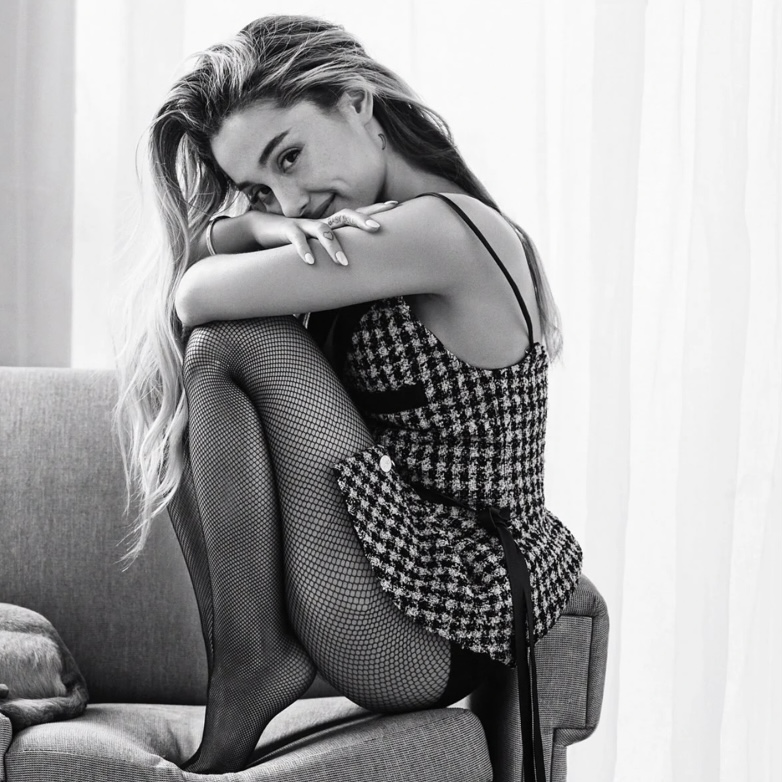
#> input picture images/grande2.jpg, 782 x 782 px
$ jupyter execute 'Image Manipulations.ipynb'
#> lines starting #> are read from the running program, lines starting #| are printed output that depends on the picture
[cell 1]
#!/usr/bin/env python3

[cell 2]
# Author:
# Description:
# Date Created:
# Date Modified:

<p>
<ol>

<li> Transformation, affine and non affine </li>
<li> Translations </li>
<li> Rotations </li>
<li> Scaling, re-sizing and interpolations </li>
<li> Image Pyramids </li>
<li> Cropping </li>
<li> Arithmetic Operations </li>
<li> Bitwise Operations and Masking </li>
<li> Convolutions & Blurring </li>
<li> Sharpening </li>
<li> Thresholding and Binarization </li>
<li> Dilation, erosion, opening and closing </li>
<li> Edge Detection & Image Gradients </li>
<li> Perspective & Affine Transforms </li>

</ol>
</p>

<h3> Transformations </h3>
<p> <b> Transformation </b> - are geometric distortions enacted upon an image. <br>
We use transformations to correct distortions or perspective issues from arising from the point of view an image was captured. </p>

<p>
<b> Types: </b>
<ul>
<li> Affine: <p> Affine transformations include <b>Scaling</b>, <b>Rotation</b> and <b> Translation </b>

</li>  <br>
<li> Non-Affine: <p> Non-Affine or <b>Projective Transform</b> and also called <b>Homography.</b> It does not preserve parallelism, length, and angle. It does however preserve collinearity and incidence. <br>
Non-Affine transformations are very common in computer vision.
</p>


</li>
</ul>
</p>

<h3> Translation </h3>
<p> <b>Tx</b> represents the shift along the x-axis (horizontal) <br>
    <b>Ty</b> represents the shift along the y-axis (vertical) <br>

</p>

[cell 3]
# Importing the necessary modules
import os
import cv2
import numpy as np

[cell 4]
# Setting the path to the image
IMG_PATH = "images/grande2.jpg"

# Reading the image into memory
image = cv2.imread(IMG_PATH)
#> image is the input picture: shape (782, 782, 3); mean B, G, R 162, 161.2, 161.5

# Resizing the image
image = cv2.resize(image, (600, 600))
#> image: shape (600, 600, 3)

# Store the height and width of the image
height, width = image.shape[:2]
#> height = 600; width = 600

# Finding the quater_height, and quater_width of the image
quarter_height, quarter_width = height/4, width/4
#> quarter_height = 150; quarter_width = 150

# Finding half_height and half_width of the image
half_height, half_width = height/2, width/2
#> half_height = 300; half_width = 300

# Creating the translation matrix
T = np.float32([[1, 0, quarter_width], [0, 1, quarter_height]])
#> T = [[1, 0, 150], [0, 1, 150]]

# Creating the translation matrix of half values
T_half = np.float32([[1, 0, half_width], [0, 1, half_height]])
#> T_half = [[1, 0, 300], [0, 1, 300]]

# Transforming the image by using the warpAffine function and the matrix T
img_translation = cv2.warpAffine(image, T, (width, height))
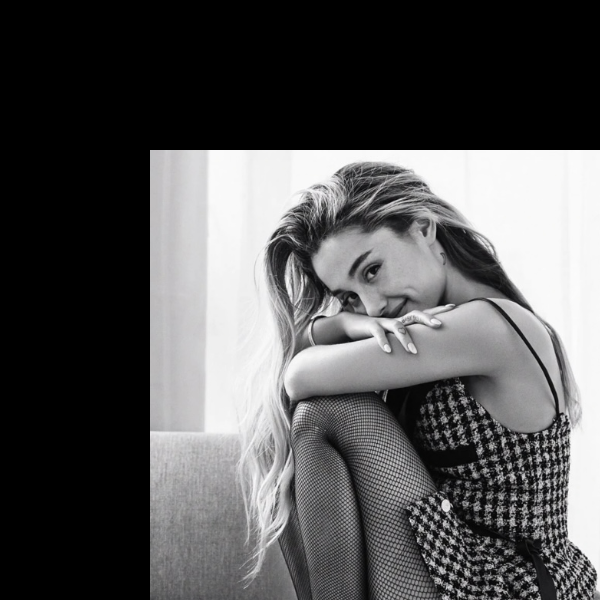
#> img_translation: shape (600, 600, 3); mean B, G, R 85.7, 85.1, 85.4

# Transforming the image by using the warpAffine function for half_
img_half_translation = cv2.warpAffine(image, T_half, (width, height))
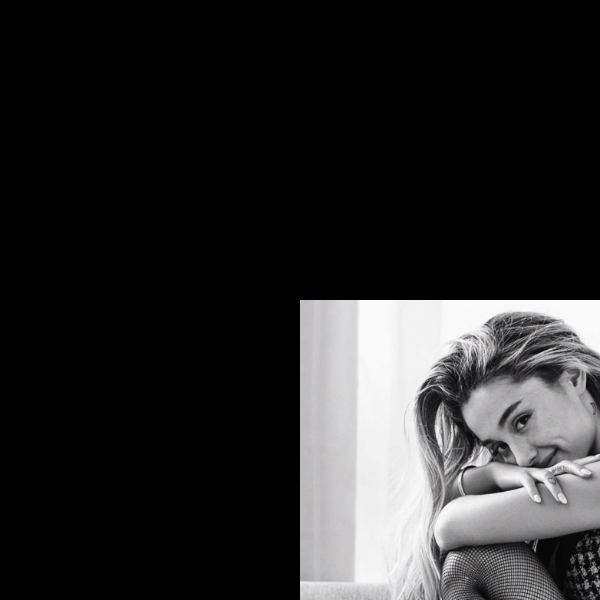
#> img_half_translation: shape (600, 600, 3); mean B, G, R 42.4, 42.2, 42.3

# Displaying the image
cv2.imshow("Main Image", image)
cv2.imshow("Translated Image", img_translation)
cv2.imshow("Half Translated Image", img_half_translation)

# Waiting
cv2.waitKey()
cv2.destroyAllWindows()

[cell 5]
# Viewing the matrices.
print(T, "\n")
#| [[  1.   0. 150.]
#|  [  0.   1. 150.]]
print(T_half)
#| [[  1.   0. 300.]
#|  [  0.   1. 300.]]

<h3> Rotation </h3>

<p> <b> OpenCV</b> allows you to scale and rotate at the same thing using the <b>cv2.getRotationMatrix2D</b> function. <br>

<b> cv2.getRotationMatrix2D(rotation_center_x, rotation_center_y, angle_of_rotation, scale) </b>

</p>

[cell 6]
# Importing the necessary modules
import os
import cv2
import numpy as np

[cell 7]
# Setting the path to the image
IMG_PATH = "images/grande2.jpg"

# Loading the image into memory
image = cv2.imread(IMG_PATH)

# Getting the height and width of the image
height, width = image.shape[:2]

# Divide by two to rotate the image around its centre
rotation_matrix = cv2.getRotationMatrix2D((width/2, height/2), 287, 1)

# Getting the rotated image
rotated_image = cv2.warpAffine(image, rotation_matrix, (width, height))
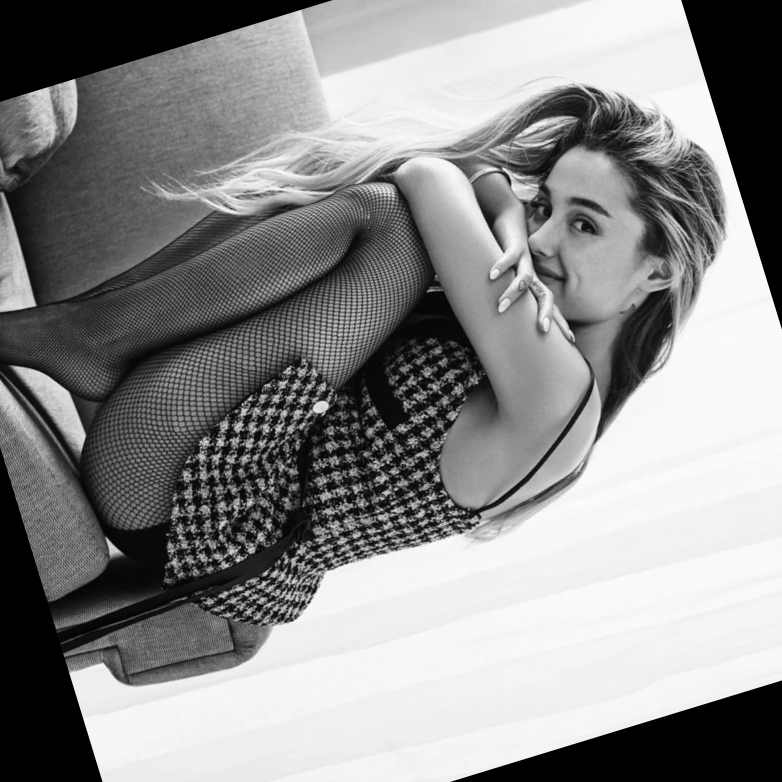
#> rotated_image: shape (782, 782, 3); mean B, G, R 139.6, 138.8, 139.1

# Displaying the image
cv2.imshow("Rotated Image", rotated_image)

# Waiting for a key pressed, then destroy all windows
cv2.waitKey()
cv2.destroyAllWindows()

<h3> Re-sizing, Scaling and Interpolation </h3>

<p> What is interpolation ? <br>

<b>Interpolation</b> is a method of constructing new data points within the range of a discrete set of known data points. <br>

<b> cv2.INTER_AREA </b> - Good for shrinking or down sampling <br>
<b> cv2.INTER_NEAREST </b> - Fastest <br>
<b> cv2.INTER_LINEAR </b> - Good for zooming or up sampling (default) <br>
<b> cv2.INTER_CUBIC </b> - Better <br>
<b> cv2.INTER_LANCZOS4 </b> - Best <br>

</p>

<h3> Re-sizing </h3>
<p> Re-sizing is very easy using the cv2.resize function. it's arguments are <br>
<b>cv2.resize(image, dsize(output_image_size), x_scale, y_scale, interpolation) </b> </p>

[cell 8]
# Importing the necessary modules
import os
import cv2
import numpy as np

[cell 9]
# Setting the path to the image
IMG_PATH = "images/grande2.jpg"

# Loading the image into memory
image = cv2.imread(IMG_PATH)

# Resizing the image with 3/4 of it's original size
image_scaled = cv2.resize(image, None, fx=0.3, fy=.3)
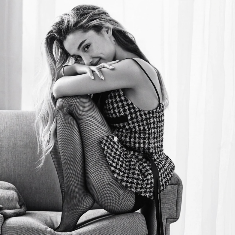
#> image_scaled: shape (235, 235, 3); mean B, G, R 162.1, 161.2, 161.6
cv2.imshow("Scaling - Linear Interpolation", image_scaled)
cv2.waitKey(0)

# Resizing the image with fx=2, and fy=2, this means doubling the size of the image
img_scaled = cv2.resize(image, None, fx=2, fy=2, interpolation = cv2.INTER_CUBIC)
cv2.imshow("Scaling - Interpolation", img_scaled)
cv2.waitKey(0)

# skewing the re-sizing by setting the exact dimensions
img_scaled = cv2.resize(image, (100, 100), interpolation = cv2.INTER_AREA)
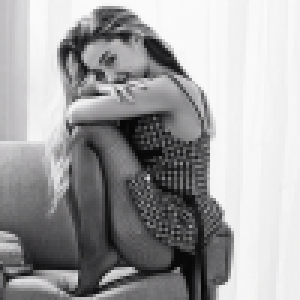
#> img_scaled: shape (100, 100, 3) (shown 3 times larger); mean B, G, R 162, 161.2, 161.5
cv2.imshow("Scaling - Skewed Size", img_scaled)
cv2.waitKey()

# Destroying all windows
cv2.destroyAllWindows()

<h3> Cropping </h3>

[cell 10]
# Importing the necessary modules
import os
import cv2
import numpy as np

[cell 11]
# Setting the path to the image
IMG_PATH = "images/grande2.jpg"

# Loading the image into memory
image = cv2.imread(IMG_PATH)

# Resizing the image with 3/4 of it's original size
image = cv2.resize(image, None, fx=.8, fy=.8)
#> image: shape (626, 626, 3)

# Extracting the height and width of the image
height, width = image.shape[:2]

# Getting the starting pixels co-ordinates x1=start_column, y1=start_row
start_row, start_col = 32, 117

# Getting the ending pixel co-ordinates x2=end_column, y2=end_row
end_row, end_col = 204, 350

# Simply use indexing to crop out the rectangle we desire
cropped = image[start_row:end_row, start_col:end_col]
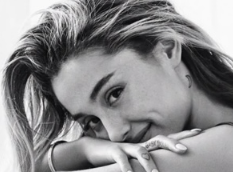
#> cropped: shape (172, 233, 3); mean B, G, R 139.7, 138.3, 138.9

# Displaying both images
cv2.imshow("Grande", image)
cv2.imshow("Cropped Grande", cropped)
cv2.waitKey(0)
cv2.destroyAllWindows()

# print(height)

# Getting the starting pixel co-ordinate (top left of cropping rectangle)
# start_row, start_col =

<h3> Convolutions And Blurring </h3>

[cell 12]
# Importing the necessary modules
import os
import cv2
import numpy as np

#### First Blurring Method

[cell 13]
# Setting the path to the image
IMG_PATH = "images/grande2.jpg"

# Loading the image into memory
image = cv2.imread(IMG_PATH)

# Displaying the raw grande image
cv2.imshow("Grande", image)
cv2.waitKey(0)

# Creating our 3 x 3 kernel ==> 9
kernel_3x3 = np.ones((3, 3), np.float32) / 9

# We use the cv2.filter2D to convolve the kernel with the image
blurred = cv2.filter2D(image, -1, kernel_3x3)
cv2.imshow("3x3 Kernel Blurring", blurred)
cv2.waitKey(0)

# Creating our 7 x 7 kernel ==> 49
kernel_7x7 = np.ones((7, 7), np.float32) / 49

# We use the cv2.filter2D to convolve the kernel with the image
blurred2 = cv2.filter2D(image, -1, kernel_7x7)
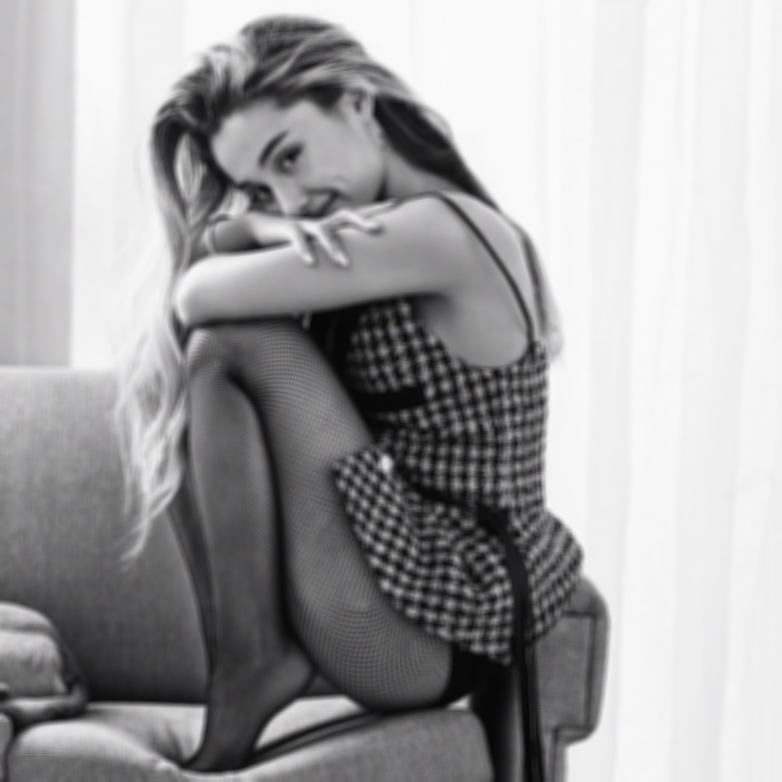
#> blurred2: shape (782, 782, 3); mean B, G, R 162, 161.2, 161.5
cv2.imshow("7x7 Kernel Blurring", blurred2)
cv2.waitKey(0)

# Cleaning up
cv2.destroyAllWindows()

#### Second Blurring Method

[cell 14]
# Setting the path to the image
IMG_PATH = "images/grande1.jpg"

# Loading the image into memory
image = cv2.imread(IMG_PATH)
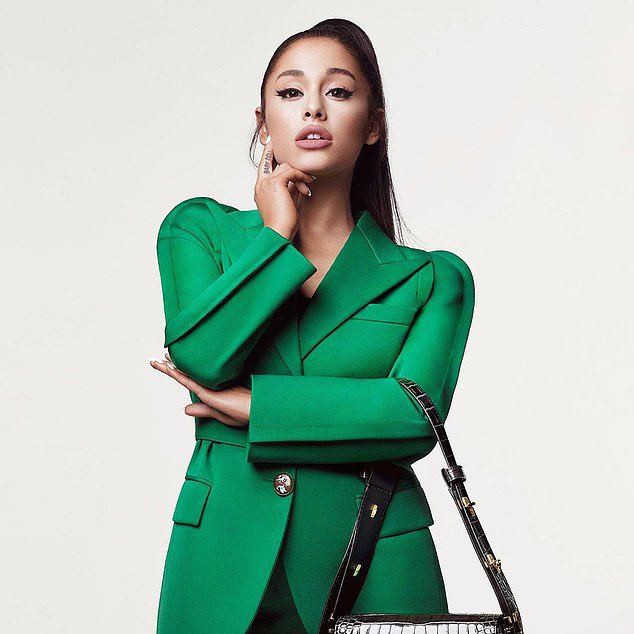
#> input picture images/grande1.jpg, 634 x 634 px
#> image is the input picture: shape (634, 634, 3); mean B, G, R 178.8, 191.1, 167.9

# Averaging done by convolving the image with a normalized box filter.
# This takes the pixels under the box and replaces the central element
# Box size needs to odd and positive
blur = cv2.blur(image, (3, 3))
cv2.imshow("Averaging", blur)
cv2.waitKey(0)

# Instead of box filter, gaussian kernel
Gaussian = cv2.GaussianBlur(image, (7, 7), 0)
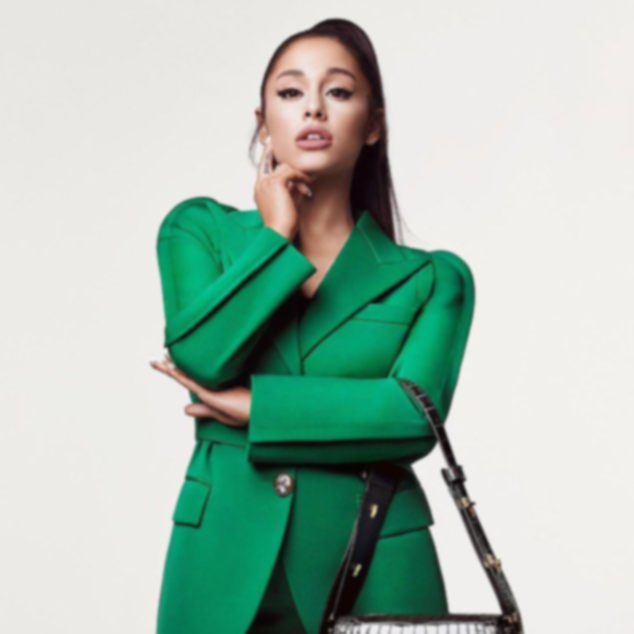
#> Gaussian: shape (634, 634, 3); mean B, G, R 178.8, 191.1, 167.9
cv2.imshow("Gaussian Blurring", Gaussian)
cv2.waitKey(0)

# Takes median of all the pixels under kernel area and central
# Element is replaced with this media value
median = cv2.medianBlur(image, 5)
cv2.imshow("Median Blurring", median)
cv2.waitKey(0)

# Bilateral is very effective in noise removal while keeping edges sharp
bilateral = cv2.bilateralFilter(image, 9, 75, 75)
cv2.imshow("Bilateral Bluring", bilateral)
cv2.waitKey(0)
cv2.destroyAllWindows()

#### Image De-noising - Non-local means denoisng

[cell 15]
# Setting the path to the image
IMG_PATH = "images/grande2.jpg"

# Reading the image
image = cv2.imread("images/grande1.jpg")
image = cv2.resize(image, (300, 300), interpolation = cv2.INTER_AREA)
#> image: shape (300, 300, 3)

# Parameters, after None are - the filter strength "h" (5-10 is a good range)
# Next is hForColorComponents, set as same value as h again.
dst = cv2.fastNlMeansDenoisingColored(image, None, 6, 6, 7, 21)
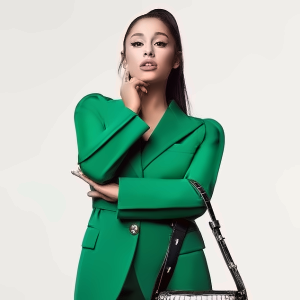
#> dst: shape (300, 300, 3); mean B, G, R 178.2, 190.9, 168.2

# Displaying the image
cv2.imshow("Fast Means Denoising", dst)
cv2.waitKey(0)

# Destroying all windows
cv2.destroyAllWindows()
